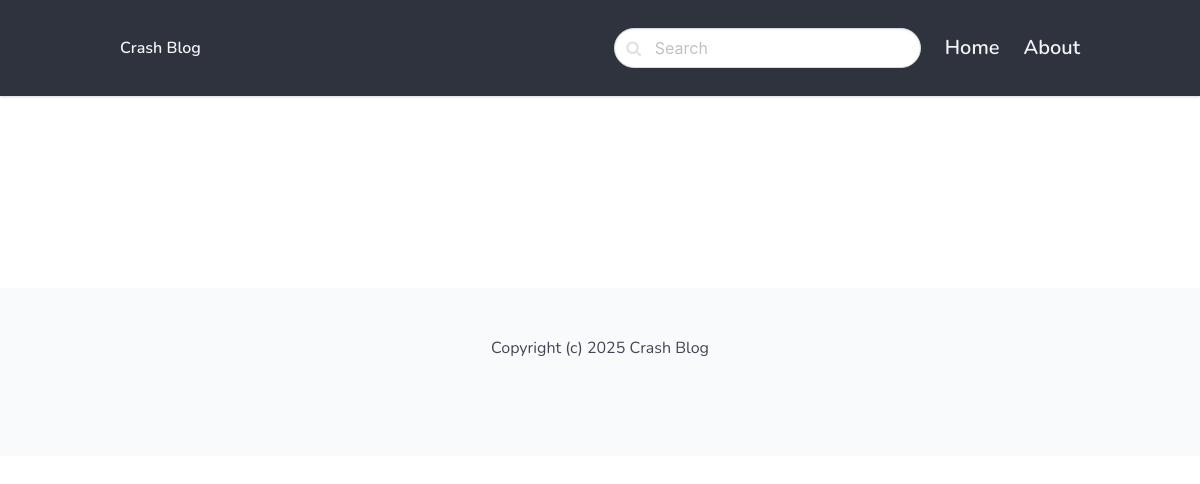
The app's page /, older data.
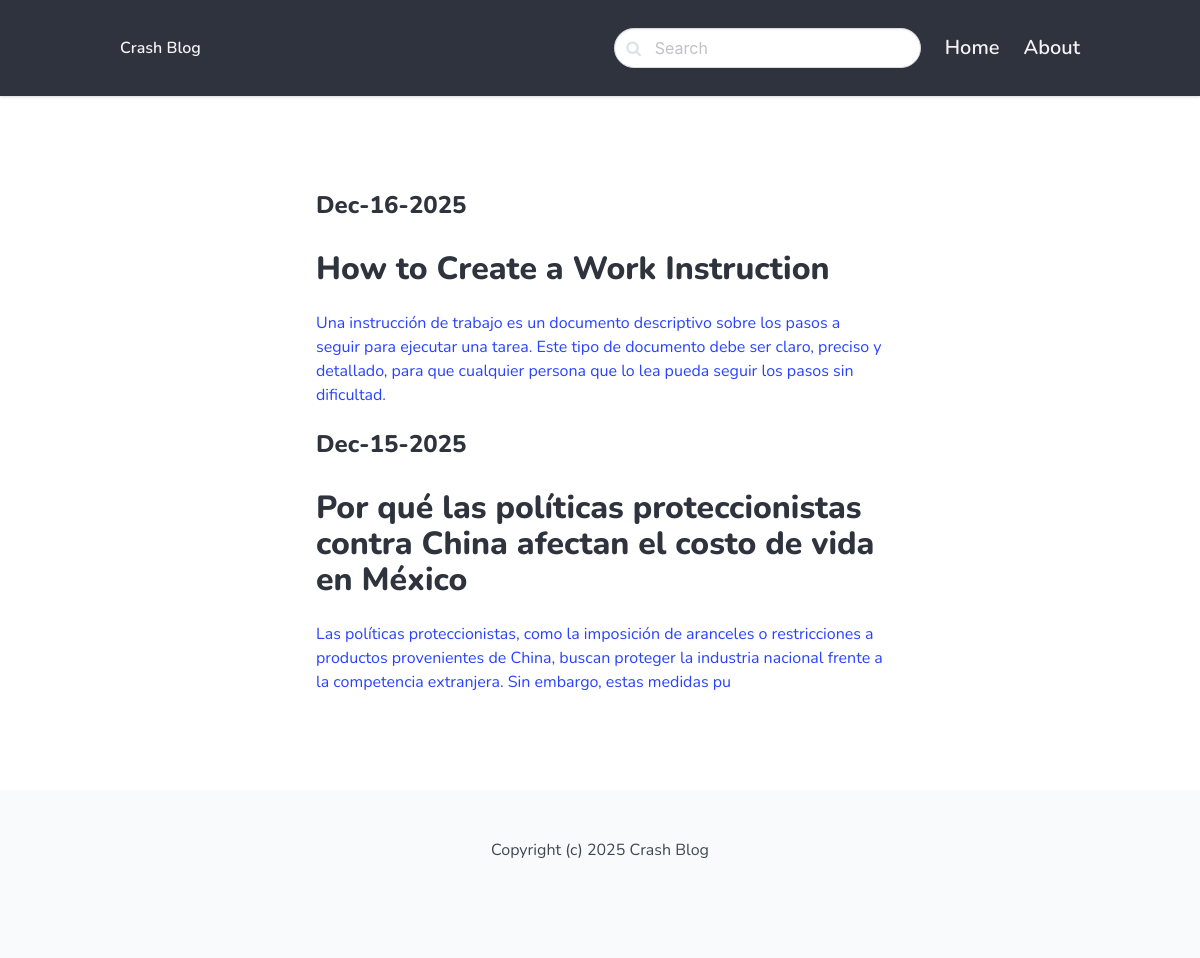
The same page, newer data.
### blog/models.py (models this page shows, shortened)
class Post(models.Model):
    ACTIVE = 'active'
    DRAFT = 'draft'
    CHOICE_STATUS = (
        (ACTIVE,'Active'),
        (DRAFT,'Draft'),
    )
    category = models.ForeignKey(Category, related_name='posts', on_delete=models.CASCADE)
    title = models.CharField(max_length=255)
    slug = models.SlugField()
    intro = models.TextField()
    body = models.TextField()
    created_at = models.DateTimeField(auto_now_add=True)
    status = models.CharField(max_length=10, choices=CHOICE_STATUS, default=DRAFT)
    image = models.ImageField(upload_to='uploads/', blank=True, null=True)
    class Meta:
        ordering = ('-created_at',)

### core/views.py (the view)
# urls.py: path('', frontpage, name='frontpage'),
def frontpage(request):
    posts = Post.objects.filter(status=Post.ACTIVE)
    return render(request, 'core/frontpage.html', {'posts': posts})

### core/templates/core/frontpage.html
{% extends 'core/base.html' %} {% block content %}
<section class="hero">
  <div class="hero-body">
    <div class="container">
      <section class="hero">
        <div class="columns">
          <div class="column is-8 is-offset-2">
            {% for post in posts %}
            <div class="content is medium">
              <a href="{% url 'post_detail' post.slug %}">
                <h2 class="subtitle is-4">
                  {{post.created_at | date:'M-d-Y'}}
                </h2>
                <h1 class="title">{{ post.title }}</h1>
                <p>{{ post.intro }}</p>
              </a>
            </div>
            {% endfor %}
          </div>
        </div>
      </section>
    </div>
  </div>
</section>
{% endblock %}

Row changes from the older to the newer data that the page shows:
now on this page (row edited): Post: created_at "Dec-16-2025", title "How to Create a Work Instruction", intro "Una instrucción de trabajo es un documento descriptivo sobre los pasos a seguir para ejecutar una tarea. Este tipo de documento debe ser claro, preciso y detallado, para que cualquier persona que lo lea pueda seguir los pasos sin dificultad."
now on this page (row edited): Post: created_at "Dec-15-2025", title "Por qué las políticas proteccionistas contra China afectan el costo de vida en México", intro "Las políticas proteccionistas, como la imposición de aranceles o restricciones a productos provenientes de China, buscan proteger la industria nacional frente a la competencia extranjera. Sin embargo, estas medidas pu"
